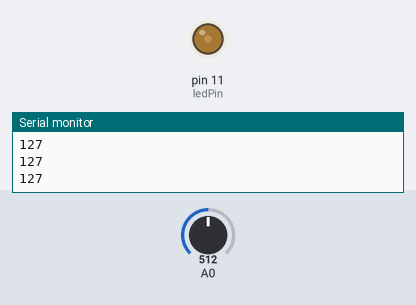
Bench run of a sketch on a simulated Arduino Uno, built with avr-gcc and run on an emulated ATmega328P. On the bench: output pins drawn as LEDs (lit = HIGH), the last lines printed to the serial monitor. Inputs (shaded band) come from the test bench; at power-on: A0 = 512.

Above: at 1.3 s.
1.4 s: A0 set to 716
At 2.2 s:
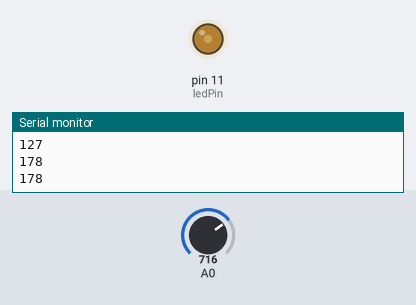
3.0 s: A0 set to 0
At 3.4 s:
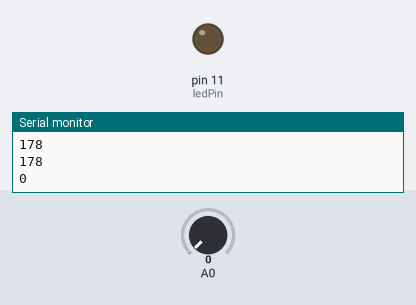
4.5 s: A0 set to 7
6.0 s: A0 set to 10
At 6.9 s:
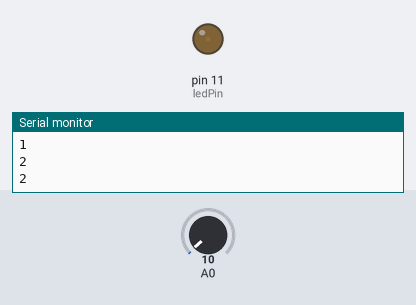
Timing chart, 0 to 8.5 s (numbered marks = the images above; inputs shaded):
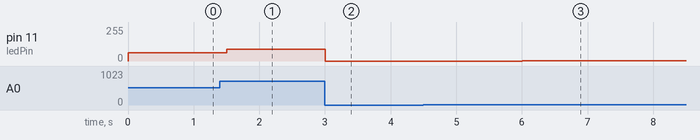

The sketch:

ldr-lefpwd.ino
```cpp
// Source: https://github.com/JeremySCook/LDR-LEDPWM/blob/master/ArduinoCodeLDR_LED_PWM

//takes input from LDR or other analog inpu
//turns it into PWM output for LED
//by Jeremy S. Cook

int ledPin = 11;  //LED connected to digital pin 3
int PWMValue;     //Sets PWMValue as integer

void setup() {
    Serial.begin(115200);
}

void loop() {
    // read the input on analog pin 0:
    int sensorValue = analogRead(A0);
    PWMValue = map(sensorValue, 0, 1023, 0, 255);  //maps sensor value into proportional PWM values
    Serial.println(PWMValue);                      //print PWMValue (0 to 255) to serial
    analogWrite(ledPin, PWMValue / 2);             //write PWMValue to digital pin 3
    delay(500);                                    //delay helps one see change, could be omitted
}
```

Measured:
- after the input at 1.4 s, pin 11 (ledPin): 63/255 → 89/255 after 0.10 s
- after the input at 3.0 s, pin 11 (ledPin): 89/255 → 0/255 at once
- after the input at 6.0 s, pin 11 (ledPin): 0/255 → 1/255 at once
